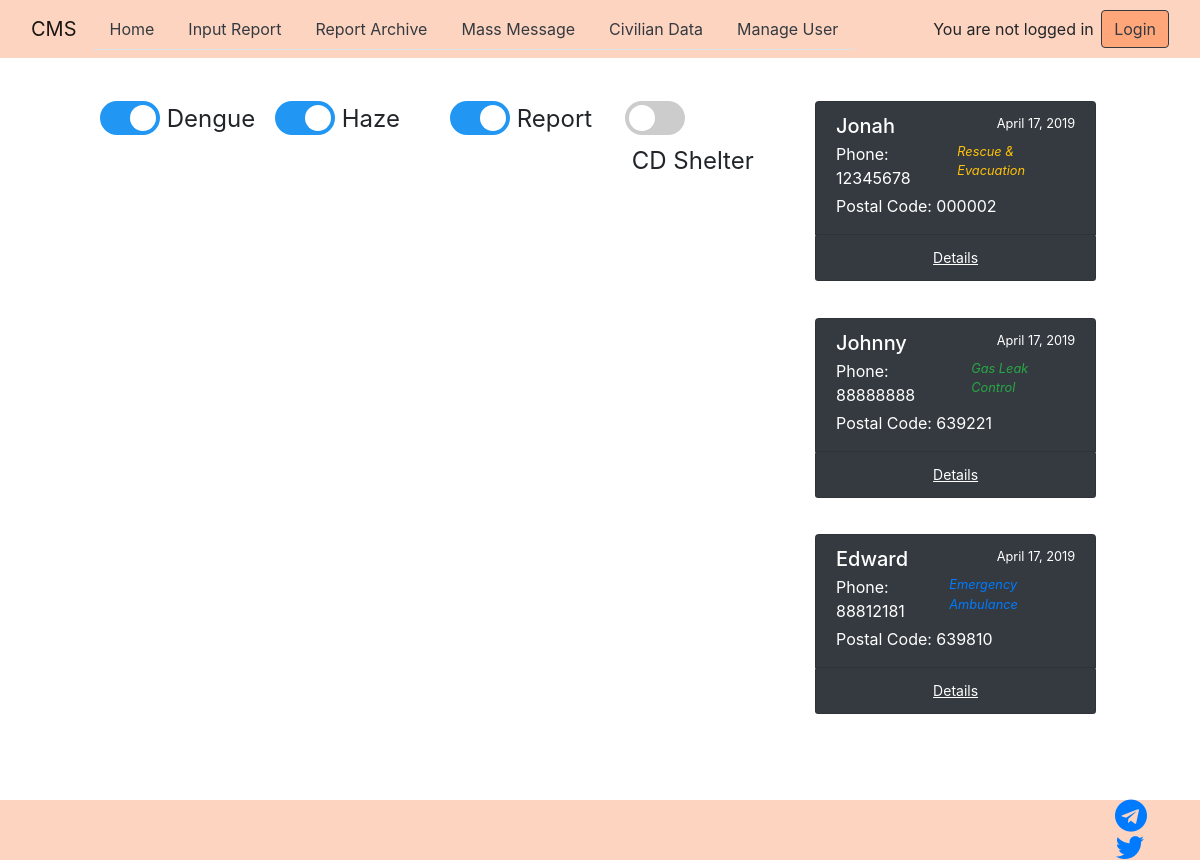
The page / on the database its author committed.
### CMSApp/models.py (models this page shows, shortened)
class Report(models.Model):
    ASSISTANCE_TYPE_CHOICES = (
        ('EA', 'Emergency Ambulance'),
        ('RE', 'Rescue and Evacuation'),
        ('FF', 'Fire-fighting'),
        ('GL', 'Gas Leak Control'),
    )
    name = models.CharField(max_length=120)
    mobile = models.CharField(max_length=8)
    location = models.CharField(max_length=500)
    unit_number = models.CharField(max_length=20)
    postal_code = models.CharField(max_length=6)
    description = models.CharField(max_length=500)
    type = models.CharField(max_length=2, choices=ASSISTANCE_TYPE_CHOICES)
    time = models.DateTimeField(default=datetime.datetime.now(tz=tz))
    resolved = models.BooleanField(default=False)
    resolve_time= models.DateTimeField(default=datetime.datetime.now(tz=tz))
    lat = models.CharField(max_length=100)
    lng = models.CharField(max_length=100)

### CMSApp/views.py (the view)
# urls.py: 2. Add a URL to urlpatterns:  url(r'^$', views.home, name='home')
def home(request):
    report_list = Report.objects.all().filter().order_by("time")[::-1]
    report_list = report_list[0:min(len(report_list), 20)]
    try:
        postal = request.GET["postal"]
        center = get_latlng(postal)
    except:
        center = -1
    center = json.dumps(center)
    markers = []
    try:
        data = get_server_data()
    except:
        data = {}
    haze = get_haze_data(data)
    dengue = get_dengue_data(data)
    cds = get_cd_shelter(data)
    for report in report_list:
        markers.append({"name" : report.name, "latlng" : {"lat": report.lat, "lng": report.lng}, "type": report.type})
    markers = json.dumps(markers)
    return render(request,"CMSApp/home.html", {'report_list' : report_list, 'center' : center, 'markers' : markers, 'haze': haze, 'dengue':dengue, 'cds': cds})

### CMSApp/views.py (called while the page is built, shortened)
def get_server_data():
    config = {
          "apiKey": "",
          "authDomain": "",
          "databaseURL": "https://data-storage-1205f.firebaseio.com/",
          "storageBucket": ""
        }
    firebase = pyrebase.initialize_app(config)
    db = firebase.database()
    dict_data = dict(db.get().val())
    return dict_data

def get_cd_shelter(dict):
    if dict=={}:
        return {}
    else:
        return dict["CD_Data"]["Data"]

def get_haze_data(dict):
    if dict=={}:
        return {"location":{}, "psi":{}, "pm25":{}}

def get_dengue_data(dict):
    if dict=={}:
        return {}
    else:
        return dict["Dengue_Data"]['polygon_data']

### CMSApp/template/CMSApp/home.html (shortened to what this page needs)
{% extends "base.html" %}
{% block content %}
    <div class="row">
        <div class="col-1"></div>
        <div class="col-7">
            <div class ="row" style="padding-bottom: 10px;" >
                <div class="col-3">
                    <div class="row">
                        <label class="switch">
                            <span class="slider round"></span>
                        </label>
                        <font size="5">&nbsp;Dengue</font>
                    </div>
                </div>
                <div class="col-3">
                    <div class="row">
                        <label class="switch">
                            <span class="slider round"></span>
                        </label>
                        <font size="5">&nbsp;Haze</font>
                    </div>
                </div>
                <div class="col-3">
                    <div class="row">
                        <label class="switch">
                            <span class="slider round"></span>
                        </label>
                        <font size="5">&nbsp;Report</font>
                    </div>
                </div>
                <div class="col-3">
                    <div class="row">
                        <label class="switch">
                            <span class="slider round"></span>
                        </label>
                        <font size="5">&nbsp;CD Shelter</font>
                    </div>
                </div>
            </div>
            <div class ="row">
                    <div id="myMap"></div>
                    <div style="height:2px;">&nbsp;</div>
                </div>
        </div>
        <div class="col-sm">
            <ul class="nav nav-pills nav-stacked anyClass" style="width: 80%;">
                {% for report in report_list %}
                <li class="nav-item" style="width: 100%;">
                <a href="{% url 'CMSApp:home' %}?postal={{ report.postal_code }}" class="bg-dark text-white list-group-item list-group-item-action" style="width: 95%;">
                    <div class="d-flex w-100 justify-content-between">
                        <h5 class="mb-1">{{ report.name }}</h5>
                        <small>{{ report.time.date }}</small>
                    </div>
                    <div class="d-flex w-100 justify-content-between">
                            <p class="mb-1">Phone: {{ report.mobile }}</p>
                                {% ifequal report.type "EA" %}
                                    <small class="text-primary"> <em>Emergency Ambulance</em> </small>
                                {% endifequal %}
                                {% ifequal report.type "RE" %}
                                    <small class="text-warning"> <em>Rescue & Evacuation</em> </small>
                                {% endifequal %}
                                {% ifequal report.type "GL" %}
                                    <small class="text-success"> <em>Gas Leak Control</em> </small>
                                {% endifequal %}
                        </div>
                    <p class="mb-1">Postal Code: {{ report.postal_code }} </p>
                </a>
                <a href="{% url 'CMSApp:detail'  report.pk %}" class="btn btn-dark btn-sm bg-dark list-group-item" style="width: 95%;">
                    <div style="font-size:14;"><u>Details</u></div>
                </a>
                <div style="height:5px;">&nbsp;</div>
            </li>
                {% endfor %}
            </ul>
        </div>
    </div>
{% endblock %}

### CMSApp/template/base.html (style rules this page uses)
.anyClass { height:650px; overflow-y: scroll; }
#myMap { height: 600px; width: 100%; }
.switch { position: relative; display: inline-block; width: 60px; height: 34px; }
.slider { position: absolute; cursor: pointer; top: 0; left: 0; right: 0; bottom: 0; background-color: #ccc; -webkit-transition: .4s; transition: .4s; }
.slider:before { position: absolute; content: ""; height: 26px; width: 26px; left: 4px; bottom: 4px; background-color: white; -webkit-transition: .4s; transition: .4s; }
input:checked + .slider { background-color: #2196F3; }
input:checked + .slider:before { -webkit-transform: translateX(26px); -ms-transform: translateX(26px); transform: translateX(26px); }
.slider.round { border-radius: 34px; }
.slider.round:before { border-radius: 50%; }
body { background-color:#ffffff; }

### rows shown on the page
Report: name "Jonah", time "April 17, 2019", mobile "12345678", postal_code "000002"
Report: name "Johnny", time "April 17, 2019", mobile "88888888", postal_code "639221"
Report: name "Edward", time "April 17, 2019", mobile "88812181", postal_code "639810"
